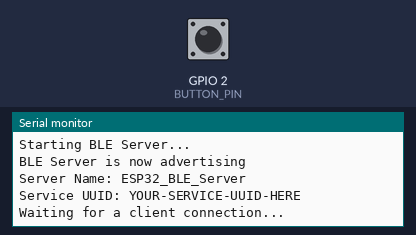
Simulated run of this sketch. Board: ESP32. Parts: the last lines printed to the serial monitor. The test bench sets the inputs (shaded band); at power-on: GPIO 2 (BUTTON_PIN) HIGH. Nothing arrives over Bluetooth unless stated; a phone connects over Bluetooth LE 3 s after start.

Above: at 1.2 s.
1.3 s: GPIO 2 (BUTTON_PIN) pulled LOW for 0.15 s
At 1.8 s:
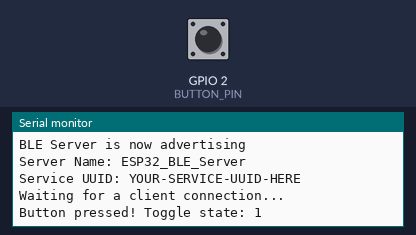
4.4 s: GPIO 2 (BUTTON_PIN) pulled LOW for 1 s
At 5.6 s:
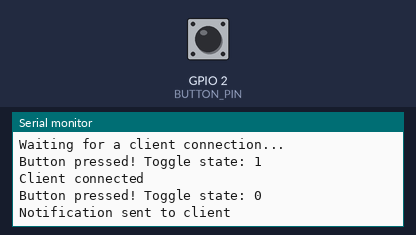

Measured:
- after the input at 1.3 s, the serial monitor: prints a new line at once (image 1)
- after the input at 4.4 s, the serial monitor: prints a new line at once (image 2)

The sketch:

lab4_assignment2_ble_server.ino
```cpp
/*
 * Lab 4 - Assignment 2: BLE Server
 *
 * Description:
 *   This code implements a BLE Server that reads a button state from GPIO 2
 *   and notifies the button state to connected BLE clients.
 *   When the button is pressed, it toggles a state value and sends it to the client.
 *
 * Hardware:
 *   - ESP32 (Kepler ESP-A) board
 *   - I/O CUBE Push button connected to GPIO 2
 *
 * BLE Communication:
 *   - Service UUID: [INSERT YOUR SERVICE UUID HERE]
 *   - Characteristic UUID: [INSERT YOUR CHARACTERISTIC UUID HERE]
 */

#include <BLEDevice.h>
#include <BLEServer.h>
#include <BLEUtils.h>
#include <BLE2902.h>

// ===== BLE Configuration =====
// TODO: Replace these UUIDs with your own generated UUIDs
#define SERVICE_UUID        "YOUR-SERVICE-UUID-HERE"
#define CHARACTERISTIC_UUID "YOUR-CHARACTERISTIC-UUID-HERE"
#define BLE_SERVER_NAME     "ESP32_BLE_Server"

// ===== Hardware Configuration =====
#define BUTTON_PIN 2  // GPIO 2 for I/O CUBE button

// ===== Global Variables =====
BLEServer* pServer = NULL;
BLECharacteristic* pCharacteristic = NULL;
bool deviceConnected = false;
bool oldDeviceConnected = false;

// Button state variables
int buttonState = HIGH;           // Current button state
int lastButtonState = HIGH;       // Previous button state
uint8_t ledToggleState = 0;       // Toggle state to send to client (0 or 1)

// ===== BLE Server Callbacks =====
class MyServerCallbacks: public BLEServerCallbacks {
    void onConnect(BLEServer* pServer) {
      deviceConnected = true;
      Serial.println("Client connected");
    };

    void onDisconnect(BLEServer* pServer) {
      deviceConnected = false;
      Serial.println("Client disconnected");
    }
};

// ===== Setup =====
void setup() {
  Serial.begin(115200);
  Serial.println("Starting BLE Server...");

  // Initialize button pin
  pinMode(BUTTON_PIN, INPUT_PULLUP);

  // Create the BLE Device
  BLEDevice::init(BLE_SERVER_NAME);

  // Create the BLE Server
  pServer = BLEDevice::createServer();
  pServer->setCallbacks(new MyServerCallbacks());

  // Create the BLE Service
  BLEService* pService = pServer->createService(SERVICE_UUID);

  // Create a BLE Characteristic with NOTIFY property
  pCharacteristic = pService->createCharacteristic(
                      CHARACTERISTIC_UUID,
                      BLECharacteristic::PROPERTY_READ   |
                      BLECharacteristic::PROPERTY_NOTIFY
                    );

  // Add BLE2902 descriptor for notifications
  pCharacteristic->addDescriptor(new BLE2902());

  // Start the service
  pService->start();

  // Start advertising
  BLEAdvertising* pAdvertising = BLEDevice::getAdvertising();
  pAdvertising->addServiceUUID(SERVICE_UUID);
  pAdvertising->setScanResponse(true);
  pAdvertising->setMinPreferred(0x06);  // Help with iPhone connections
  BLEDevice::startAdvertising();

  Serial.println("BLE Server is now advertising");
  Serial.print("Server Name: ");
  Serial.println(BLE_SERVER_NAME);
  Serial.print("Service UUID: ");
  Serial.println(SERVICE_UUID);
  Serial.println("Waiting for a client connection...");
}

// ===== Main Loop =====
void loop() {
  // Read button state
  buttonState = digitalRead(BUTTON_PIN);

  // Detect button press (falling edge: HIGH -> LOW)
  if (buttonState == LOW && lastButtonState == HIGH) {
    // Button pressed - toggle the state
    ledToggleState = !ledToggleState;

    Serial.print("Button pressed! Toggle state: ");
    Serial.println(ledToggleState);

    // If device is connected, notify the client
    if (deviceConnected) {
      pCharacteristic->setValue(&ledToggleState, 1);
      pCharacteristic->notify();
      Serial.println("Notification sent to client");
    }

    delay(50);  // Simple debounce delay
  }

  // Update last button state
  lastButtonState = buttonState;

  // Handle disconnection - restart advertising
  if (!deviceConnected && oldDeviceConnected) {
    delay(500);  // Give the bluetooth stack time to prepare
    pServer->startAdvertising();
    Serial.println("Restarting advertising...");
    oldDeviceConnected = deviceConnected;
  }

  // Handle new connection
  if (deviceConnected && !oldDeviceConnected) {
    oldDeviceConnected = deviceConnected;
  }

  delay(10);  // Small delay for stability
}
```
